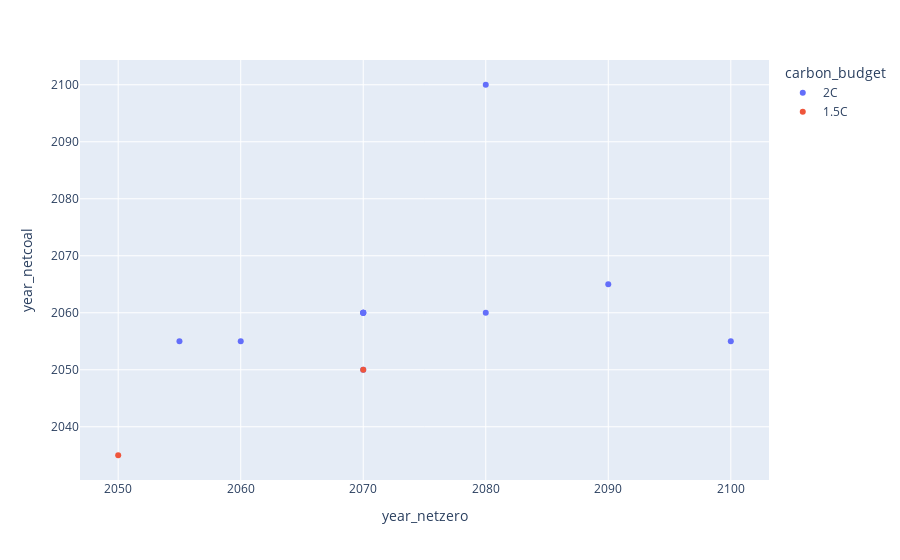

Notebook cell for this chart:
### Code cell
#combine dataframes
to_plot = pd.merge(left=netzero_df, right=unabcoal_df, on=["model", "scenario", "carbon_budget"])

fig3 = px.scatter(
    data_frame=to_plot,
    x = "year_netzero",
    y="year_netcoal",
    color= "carbon_budget"
)
fig3

### Figure 1 — Plotly figure (JSON) as saved in the notebook; plotly's stock layout.template omitted (floating-point values rounded to 4 significant figures)
{"data": [{"hovertemplate": "carbon_budget=2C<br>year_netzero=%{x}<br>year_netcoal=%{y}<extra></extra>", "legendgroup": "2C", "marker": {"color": "#636efa", "symbol": "circle"}, "mode": "markers", "name": "2C", "orientation": "v", "showlegend": true, "type": "scatter", "x": [2060, 2055, 2070, 2090, 2070, 2070, 2070, 2080, 2070, 2100, 2080], "xaxis": "x", "y": [2055, 2055, 2050, 2065, 2060, 2060, 2060, 2060, 2060, 2055, 2100], "yaxis": "y"}, {"hovertemplate": "carbon_budget=1.5C<br>year_netzero=%{x}<br>year_netcoal=%{y}<extra></extra>", "legendgroup": "1.5C", "marker": {"color": "#EF553B", "symbol": "circle"}, "mode": "markers", "name": "1.5C", "orientation": "v", "showlegend": true, "type": "scatter", "x": [2070, 2050], "xaxis": "x", "y": [2050, 2035], "yaxis": "y"}], "layout": {"legend": {"title": {"text": "carbon_budget"}, "tracegroupgap": 0}, "margin": {"t": 60}, "xaxis": {"anchor": "y", "domain": [0, 1], "title": {"text": "year_netzero"}}, "yaxis": {"anchor": "x", "domain": [0, 1], "title": {"text": "year_netcoal"}}}}
